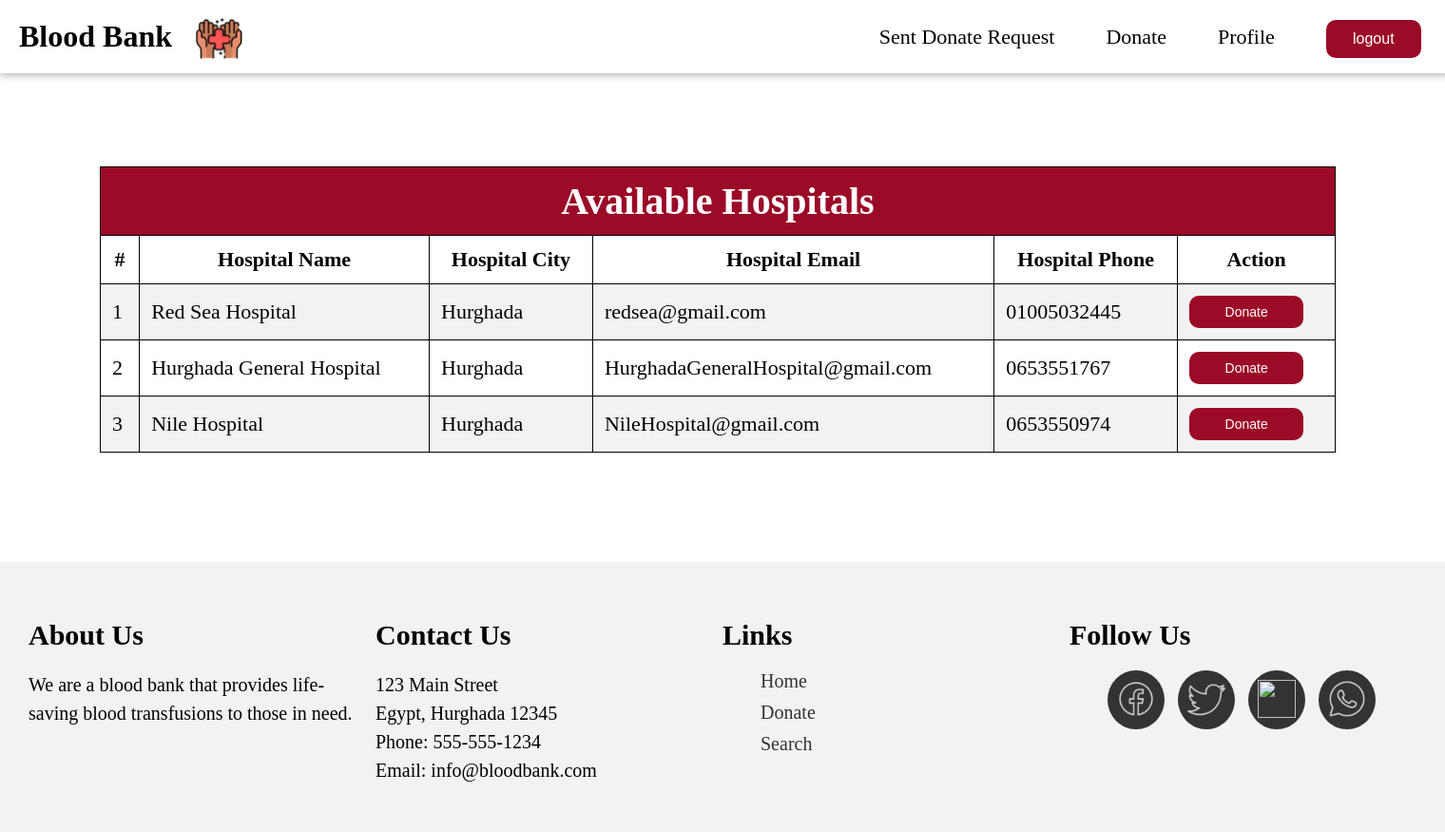
The app's page /BeforeDRequest.php (signed in) with its own data.
### tables this page shows
CREATE TABLE `hospitals` (
  `id` int(11) NOT NULL,
  `hname` varchar(100) NOT NULL,
  `hemail` varchar(100) NOT NULL,
  `hpassword` varchar(100) NOT NULL,
  `hphone` varchar(100) NOT NULL,
  `hcity` varchar(100) NOT NULL
);

### message.php (called while the page is built, shortened)
<?php $counter=0; if(isset($_GET['msg'])) { ?>
	<div class="message1" id="message">
		<button type="button" class="close" data-dismiss="alert" title="close">&times;</button><?php echo $_GET['msg'];?>
	</div>
<?php }?>

### BeforeDRequest.php (the view, shortened to what this page needs)
<?php
require 'file/connection.php';
if(isset($_GET['search'])){
    $searchKey = $_GET['search'];
    $sql = "select bloodinfo.*, hospitals.* from bloodinfo, hospitals where bloodinfo.hid=hospitals.id && bg LIKE '%$searchKey%'";
}else{
    $did = $_SESSION['did'];
    $fsql="SELECT * FROM doner WHERE id='$did'";
    $result = mysqli_query($conn, $fsql);
    if ($result) {
        $row = mysqli_fetch_assoc($result);
        $cname = $row['dcity'];
        $sql ="select  * from  hospitals where hospitals.hcity='$cname'";
}
}
$result = mysqli_query($conn, $sql);
?>
<!DOCTYPE html>
<html>
<head>
    <link rel="stylesheet" href="css/abs.css">
</head>
<body>
<?php require 'header.php'; ?>
 <?php require 'message.php'; ?>
        <div class ="main">
        <table class="table_table">
          <thead>  <tr><th colspan="6" class="title">Available Hospitals</th></tr> </thead>
          <tbody> <tr>
                <th>#</th>
                <th>Hospital Name</th>
                <th>Hospital City</th>
                <th>Hospital Email</th>
                <th>Hospital Phone</th>
                <th>Action</th>
            </tr>
         <?php while($row = mysqli_fetch_array($result)) { ?>
            <tr>
                <td><?php echo ++$counter;?></td>
                <td><?php echo $row['hname'];?></td>
                <td><?php echo ($row['hcity']); ?></td>
                <td><?php echo ($row['hemail']); ?></td>
                <td><?php echo ($row['hphone']); ?></td>
                <form action="file/drequest.php" method="post">
                <?php if (isset($_SESSION['hid'])) { ?>
                <td><a href="javascript:void(0);" class="btn btn-info hospital">Donate</a></td>
                <?php } else {(isset($_SESSION['did']))  ?>
                <td><input type="submit" name="request" class="rs" value="Donate"></td>
                <?php } ?>
                </form>
            </tr>
         <?php } ?></tbody>
         </table>
        </div>
        <?php require 'footer.php' ?>
</body>

### CSS/abs.css (style rules this page uses)
.main { display: inline-flex; position: relative; margin: 105px; margin-bottom: 115px; top: 30px; }
body { margin: 0px; }
table.table_table { width: 1300px; background-color: #ffffff; border-collapse: collapse; border-width: 1px; border-color: #000000; border-style: double; color: #000000; position: relative; top: 40px; font-size: 22px; margin-bottom: 70px; }
table.table_table td, table.table_table th { border-width: 1px; border-color: #000000; border-style: double; padding: 12px; }
table.table_table thead { background-color: rgb(155, 10, 39); font-size: 40px; color:white; }
tr:nth-child(even) { background-color: #f2f2f2; }
form { margin-top: -27px; display: flex; align-items: center; }
.rs { background-color: rgb(155, 10, 39); border: none; border-radius: 10px; color: white; text-align: center; text-decoration: none; display: inline-block; font-size: 14px; cursor: pointer; width: 120px; height: 34px; }

### records on screen
hospitals: hname "Red Sea Hospital", hcity "Hurghada", hemail "redsea@gmail.com", hphone "01005032445"
hospitals: hname "Hurghada General Hospital", hcity "Hurghada", hemail "HurghadaGeneralHospital@gmail.com", hphone "0653551767"
hospitals: hname "Nile Hospital", hcity "Hurghada", hemail "NileHospital@gmail.com", hphone "0653550974"
